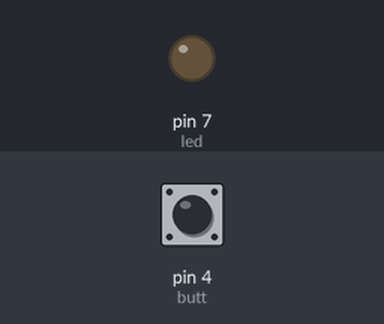
A sketch run on a simulated Arduino Uno, built with avr-gcc and run on an emulated ATmega328P. Parts: output pins drawn as LEDs (lit = HIGH). Inputs (shaded band) come from the test bench; at power-on: pin 4 (butt) LOW.

Above: at 1.2 s.
1.3 s: pin 4 (butt) pulled HIGH for 0.15 s
At 1.4 s:
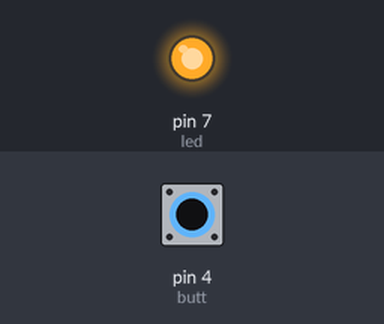
3.0 s: pin 4 (butt) pulled HIGH for 3.2 s
At 6.7 s:
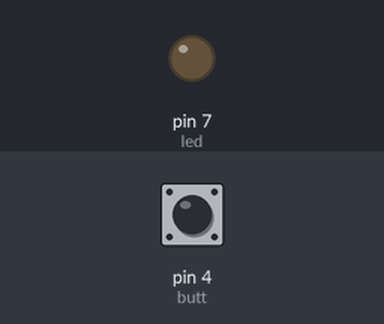
Timing chart, 0 to 8.2 s (numbered marks = the images above; inputs shaded):
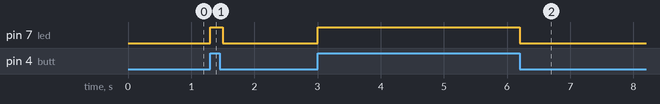

Measured:
- after the input at 1.3 s, pin 7 (led): LOW → HIGH at once, → LOW 0.20 s later
- after the input at 3.0 s, pin 7 (led): LOW → HIGH at once, → LOW 3.2 s later

The sketch:

LED_SW_on.ino
```cpp
int led = 7;
int butt = 4;
void setup()
{
  pinMode(led, OUTPUT);
  pinMode(butt, INPUT);
}
void loop()
{
  if (digitalRead (butt) == HIGH)
  {
    digitalWrite(led, HIGH);
    delay (200);
  }
  else
    digitalWrite(led, LOW);
}
```
